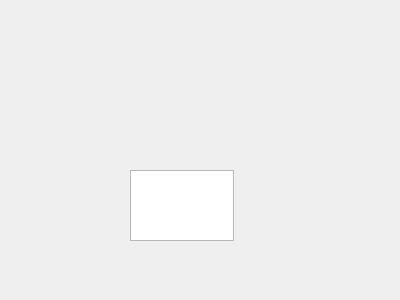
<?xml version="1.0" encoding="UTF-8"?>
<ui version="4.0">
 <class>Dialog</class>
 <widget class="QDialog" name="Dialog">
  <property name="geometry">
   <rect>
    <x>0</x>
    <y>0</y>
    <width>400</width>
    <height>300</height>
   </rect>
  </property>
  <property name="windowTitle">
   <string>Console</string>
  </property>
  <widget class="QTextEdit" name="textEdit">
   <property name="geometry">
    <rect>
     <x>130</x>
     <y>170</y>
     <width>104</width>
     <height>71</height>
    </rect>
   </property>
   <property name="autoFillBackground">
    <bool>true</bool>
   </property>
  </widget>
 </widget>
 <resources/>
 <connections/>
</ui>
